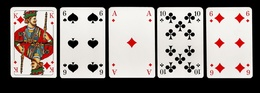
%> input picture src/Example_Input.jpeg, 260 x 93 px, shrunk from 1683 x 603 before the run
$ octave --eval "result = detectCards('Example_Input.jpeg');"   (GNU Octave 9; MATLAB toolbox functions it lacks are replaced by stand-ins)
%> lines starting %> are read from the running program, lines starting %| are printed output that depends on the picture; in (x1, y1, x2, y2) boxes, pixels count from 0 and x2, y2 are one past the last pixel; in counts of white or black regions, pixels touching at a corner belong together; the program's own positions count from 1
### src/gauss.m
function [ smoothedIm ] = gauss( inputIm, filtersize, sigma )
%GAUSS smoothes the input image.
%   GAUSS(FILENAME, FILTERSIZE, SIGMA)  smoothes the input image using a
%                                       gaussian filter with a FILTERSIZE
%                                       for both rows and columns and a
%                                       specified SIGMA.
%                                       FILTERSIZE must be a positive,
%                                       odd number.
%                                       SIGMA must be a positive number.

%Make filtersize uneven, if needed
if mod(filtersize,2) == 0
    filtersize = filtersize+1;
end

%Calculate position of middle
kernel = zeros(filtersize);
middle = (filtersize+1)/2;

%Creating the filter kernel
for x = 1:filtersize
    for y = 1:filtersize
        kernel(x,y) = exp(-((x-middle)^2 + (y-middle)^2)/(2*sigma^2));
    end
end

%sum of elements in kernel should be 1
kernSum = sum(kernel(:));
kernel(:) = kernel(:)./kernSum;

%Create a resizedIm, which is the inputIm with replicated border, to avoid
%edge problems.
[rows, columns, channels] = size(inputIm);
borderSize = middle-1;
resizedIm = padarray(inputIm, [borderSize borderSize], 'replicate');

result = zeros(size(inputIm));


%Iterate over all pixels and convolute them with the kernel. Store the sum
%of convolution in result
for c = 1:channels
    for x = (borderSize+1):(rows+borderSize)
        for y = (borderSize+1):(columns+borderSize)
            extractedArea = resizedIm((x-borderSize):(x+borderSize), (y-borderSize):(y+borderSize), c);
            convolution = kernel .* extractedArea;
            result((x-borderSize),(y-borderSize), c) = sum(convolution(:));
        end
    end
end

smoothedIm = result;

end

### src/threshOtsu.m
function threshold = threshOtsu(grayIm)
% Otsu's method is used to seperate backgound and foreground.
% We want to find a threshold, where the means of the foreground and
% background differ the most. Thus we want to maximize the variance between
% the classes and minimize the variance within the classes.
%
% Parameter: a grayscale image
% Returnvalue: the threshold
%
% inspired by:
% https://en.wikipedia.org/wiki/Otsu%27s_method
% http://www.labbookpages.co.uk/software/imgProc/otsuThreshold.html
% [Bur13] Principles of Digital Image Processing, Advanced Methods
%
% Author: Thomas Anderl


%getPixels
[rows, columns, ~] = size(grayIm);
numPixels = rows*columns;

%getHistogram
[histoValues] = imhist(grayIm);

sumB = 0; %represents the current sum of the brightness in the background
pixB = 0; %represents the sum of the pixels in the current background
maxVariance = 0.0; %variance between the background and foreground
%maximum between the classes has the same result as minimum within classes

sumBrightness = sum((0:255).*histoValues.'); % sum of the brightness
for brightnessItt=1:256
    pixB = pixB + histoValues(brightnessItt); %num of pixels in background
    if (pixB == 0)
        continue;
    end
    pixF = numPixels - pixB; %num of pixels in foreground
    if (pixF == 0)
        break;
    end
    sumB = sumB +  (brightnessItt-1) * histoValues(brightnessItt);
    meanB = sumB / pixB; %mean brightness of the background
    meanF = (sumBrightness - sumB) / pixF; %mean brightness of the foreground

    diffMeanBrightness = meanB-meanF;
    variance = pixB * pixF * (diffMeanBrightness*diffMeanBrightness); %variance
    if ( variance > maxVariance )
        threshold = brightnessItt / 256; %saves the grayValue for the threshold
        maxVariance = variance; %saves the current variance as the new maximum
    end
end
end

### src/ccl.m
function [ labels, numLabel ] = ccl( binaryIm )
% CCL Connected component labeling in a 2D binary image for an 8-neighbourhood.
%   [LABELS, NUMLABELS] = CCL(BINARYIM) creates the new labeled image
%                           LABELS. Each identified region is succesively
%                           labeled with an integer, starting with 1. The
%                           background (i.e., black in the original image)
%                           is not taken into account for the labeling and
%                           therefore remains 0.
%


beenThere = false(size(binaryIm)); % buffer for already visited pixels
[rows, cols] = size(binaryIm);
labels = zeros(rows, cols); % the output image
numLabel = 1;

% iterate over all pixels
for row = 1 : rows
    for col = 1 : cols
        % background is ignored
        if binaryIm(row,col) == 0
            beenThere(row,col) = true;

        elseif beenThere(row,col)
            % already been there, nothing to check
            continue;

        else

            % make a stack on the current pixel pos
            stack = [row col];

            % depth-first floodfill labeling
            while ~isempty(stack)
                % pop from stack by taking the first row
                pos = stack(1,:);
                stack(1,:) = [];

                % skip this pixel if already been there
                if beenThere(pos(1),pos(2))
                    continue;
                end

                % been there and label
                beenThere(pos(1),pos(2)) = true;
                labels(pos(1),pos(2)) = numLabel;

                % take the 8 neighbourhood
                [locs_y, locs_x] = meshgrid(pos(2)-1:pos(2)+1, pos(1)-1:pos(1)+1);
                locs_y = locs_y(:);
                locs_x = locs_x(:);

                % delete out of bound indices
                outOfBound = locs_x < 1 | locs_x > rows | locs_y < 1 | locs_y > cols;

                locs_y(outOfBound) = [];
                locs_x(outOfBound) = [];

                % delete pixels we already been to
                is_visited = beenThere(sub2ind([rows cols], locs_x, locs_y));

                locs_y(is_visited) = [];
                locs_x(is_visited) = [];

                % delete all background pixel positions
                is_1 = binaryIm(sub2ind([rows cols], locs_x, locs_y));
                locs_y(~is_1) = [];
                locs_x(~is_1) = [];

                % the rest has to be visited and therefore stacked
                stack = [stack; [locs_x locs_y]];
            end

            % region has been labeled, increment the label couner
            numLabel = numLabel + 1;
        end
    end
 end


end

### src/detectCards.m

function [cards, annotIm] = detectCards(filename, varargin)
%> called with filename = 'Example_Input.jpeg'
% DETECTCARDS Detects playing cards in an image,
%               annotates them with their rank and value,
%               and stores the segmented images in a cell array.
%   CARDS = DETECTCARDS(FILENAME)    reads the image specified by FILENAME
%                           in either .png, .tiff or .jpeg format
%                           as an input and prints the card values as
%                           textual output to the console.
%
%   [CARDS, ANNOTIM] = DETECTCARDS(FILENAME)    additionally stores the
%                           annotated image.
%
%   FILENAME                the name of the image file from which the cards
%                           are to be detected as a string.
%
%   opt. FASTMODE           add 'fastMode' as argument to use built in
%                           MATLAB functions to increase performance speed
%
%   opt. SHOWCARDS          add 'showCards' as argument to create a new
%                           figure and show each segmented card.
%
%   opt. DEBUGMODE          add 'debugMode' as argument to show the
%                           bounding boxes of the detected symbol and value
%                           in the annotated image.
%
%
% see also: DETECTCARDVALUE, DETECTSYMBOL.

% Authors: Christopher Dick (0946375), Timon Höbert(1427936)


%% Preprocessing

% check arguments

narginchk(1, 4);

fastMode = false;
showCards = false;
debugMode = false;

for i = 1:(nargin-1)
    if strcmp(varargin{i}, 'fastMode')
             fastMode = true;
    elseif strcmp(varargin{i}, 'showCards')
             showCards = true;
    elseif strcmp(varargin{i}, 'debugMode')
             debugMode = true;
    end
end


% Read in the image file and convert to grey scale
if ~exist(filename, 'file');
    error(['The specified file "%s" does not exist ' ...
            'within the MATLAB environment. \n' ...
        'Please check your input again.'], filename)
end

%  check image if already in double type, if not: convert
originalIm = imread(filename);
%> originalIm is the input picture: size 93x260x3 uint8; mean R, G, B 143.3, 135.3, 131.6
if ~isfloat(originalIm)
    originalIm = im2double(originalIm);
%> originalIm: size 93x260x3 double
end

% check if read is intensity image, convert if not
if ndims(originalIm) > 2;
    greyIm = rgb2gray(originalIm);
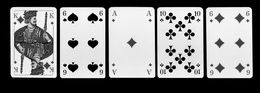
%> greyIm: size 93x260 double; min 0, max 1, mean 0.538
else
    greyIm = originalIm;
end

% smooth the image with a gaussian filter to remove noise
% Create a binary image by threholding with Otsu against background

if fastMode == true
    % built in MATLAB-Function for deubgging

    smoothedIm = imfilter(greyIm,fspecial('gaussian',9,0.5));
    %smoothedIm = imgaussfilt(greyIm, 'filtersize', 9);
    thld = graythresh(smoothedIm);
else
    smoothedIm = gauss(greyIm, 9, 0.5);
%> in gauss, `resizedIm = padarray(inputIm, [borderSize borderSize], 'replicate');`:
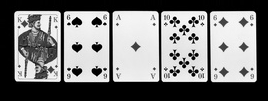
%> resizedIm: size 101x268 double; min 0, max 1, mean 0.481
%> after the loop in gauss, `for c = 1:channels`:
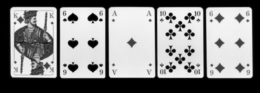
%> result: size 93x260 double; min 0, max 0.97, mean 0.538
    thld = threshOtsu(smoothedIm);
%> in threshOtsu, `[histoValues] = imhist(grayIm);`: histoValues = 256 values, max 4521 at index 1, min 0 at index 249, mean 94.45
%> in threshOtsu, `sumBrightness = sum((0:255).*histoValues.');`: sumBrightness = 3318792
%> the loop in threshOtsu, `for brightnessItt=1:256` made 248 passes
%> (pixB, pixF, sumB, meanB, meanF, diffMeanBrightness, maxVariance) on passes 1 to 12: (4521, 19659, 0, 0, 168.8, -168.8, 2.53e+12), (5798, 18382, 1277, 0.22, 180.5, -180.3, 3.46e+12), (6161, 18019, 2003, 0.325, 184.1, -183.7, 3.75e+12), (6391, 17789, 2693, 0.421, 186.4, -186, 3.93e+12), (6502, 17678, 3137, 0.482, 187.6, -187.1, 4.02e+12), (6611, 17569, 3682, 0.557, 188.7, -188.1, 4.11e+12), (6688, 17492, 4144, 0.62, 189.5, -188.9, 4.17e+12), (6725, 17455, 4403, 0.655, 189.9, -189.2, 4.2e+12), (6754, 17426, 4635, 0.686, 190.2, -189.5, 4.23e+12), (6836, 17344, 5373, 0.786, 191, -190.3, 4.29e+12), (6903, 17277, 6043, 0.875, 191.7, -190.9, 4.34e+12), (6960, 17220, 6670, 0.958, 192.3, -191.4, 4.39e+12)
%> after the loop in threshOtsu, `for brightnessItt=1:256`: maxVariance = 5.86e+12; pixB = 24180; sumB = 3317063; threshold = 0.484
%> thld = 0.484
end

% [7 lines of commented-out code are left out]

binaryIm = false(size(smoothedIm));
binaryIm(smoothedIm > thld) = 1;
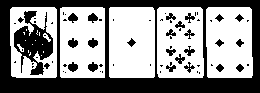
%> binaryIm: size 93x260 logical; 57% white; 71 black regions (45 under 20 px)


%% Segmentation of the cards

% Detect cards by connected component labeling

if fastMode == true
    [labeledIm, ~] = bwlabel(binaryIm);
else
    [labeledIm, ~] = ccl(binaryIm);
%> after the loop in ccl, `for row = 1 : rows`: beenThere: size 93x260 logical; every value is 1
%> after the loop in ccl, `for row = 1 : rows`:
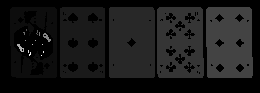
%> labels: size 93x260 double; min 0, max 19, mean 1.83; drawn with min black and max white
%> after the loop in ccl, `for row = 1 : rows`: is_1 = [false; false; false; false]; is_visited = [true; true; false; true; true; false; true; false; false]; numLabel = 20; outOfBound = [false; false; false; false; false; false; false; false; false]; pos = [56 42]
end

rp = regionprops(labeledIm, 'BoundingBox');
%> rp = 19 regions; largest, box (x1, y1, x2, y2): (10, 7, 57, 78), (157, 7, 204, 78), (206, 7, 253, 78), (109, 7, 155, 78), (60, 7, 105, 78)
aspectWidth = 62;
aspectHeight = 88;

% preallocate the cell array for the cards,
% we do not expect more than 10 cards
cards = cell(1, 10);
areas = zeros(size(rp));

% calculate the area of the bbox for each label
for i = 1:length(areas)
    a = rp(i).BoundingBox;
    areas(i) = a(3) * a(4);
end
%> this loop made 19 passes
%> a on passes 1 to 12: [10.5 7.5 47 71], [60.5 7.5 45 71], [109.5 7.5 46 71], [157.5 7.5 47 71], [206.5 7.5 47 71], [26.5 29.5 1 2], [36.5 30.5 2 5], [23.5 32.5 2 3], [39.5 32.5 1 4], [43.5 33.5 8 9], [25.5 40.5 1 1], [35.5 40.5 1 1]
%> after the loop, areas = 19 values, max 3337 at index 1, min 1 at index 11, mean 875.8
clear a;
% sort labels by area, biggest, i.e., cards are first
%> (the run ends here)

$ run again, on src/Template_Spades.jpeg
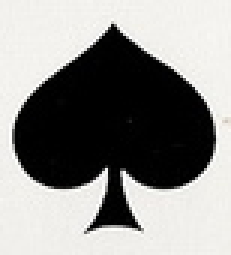
%> input picture src/Template_Spades.jpeg, 77 x 85 px (shown 3 times larger)
%> in detectCards, originalIm is the input picture: size 85x77x3 uint8; mean R, G, B 143.4, 142.8, 140.5
%> originalIm: size 85x77x3 double
%> after the loop in gauss, `for c = 1:channels`:
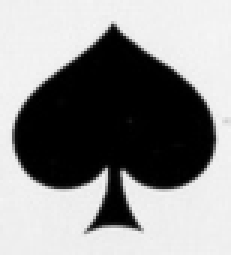
%> result: size 85x77 double (shown 3 times larger); min 0, max 0.964, mean 0.56
%> histoValues = 256 values, max 1169 at index 1, min 0 at index 48, mean 25.57
%> sumBrightness = 934323
%> the loop in threshOtsu, `for brightnessItt=1:256` made 247 passes
%> (pixB, pixF, sumB, meanB, meanF, diffMeanBrightness, maxVariance) on passes 1 to 8: (1169, 5376, 0, 0, 173.8, -173.8, 1.9e+11), (1886, 4659, 717, 0.38, 200.4, -200, 3.52e+11), (2145, 4400, 1235, 0.576, 212.1, -211.5, 4.22e+11), (2253, 4292, 1559, 0.692, 217.3, -216.6, 4.54e+11), (2310, 4235, 1787, 0.774, 220.2, -219.4, 4.71e+11), (2342, 4203, 1947, 0.831, 221.8, -221, 4.81e+11), (2361, 4184, 2061, 0.873, 222.8, -221.9, 4.87e+11), (2377, 4168, 2173, 0.914, 223.6, -222.7, 4.91e+11)
%> after the loop in threshOtsu, `for brightnessItt=1:256`: maxVariance = 5.55e+11; pixB = 6545; sumB = 933585; threshold = 0.477
%> in detectCards, `binaryIm(smoothedIm > thld) = 1;`:
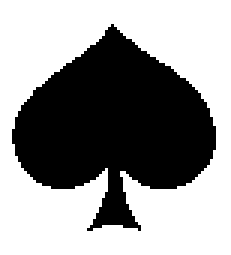
%> binaryIm: size 85x77 logical (shown 3 times larger); 59.1% white; 1 black region, box (x1, y1, x2, y2) and area: (4, 8, 72, 77) 2674
%> after the loop in ccl, `for row = 1 : rows`: is_visited = [true; true; true; true]; numLabel = 2; outOfBound = [false; false; true; false; false; true; true; true; true]; pos = [85 77]
%> rp = 1 region; box (x1, y1, x2, y2): (0, 0, 77, 85)
%> the loop in detectCards, `for i = 1:length(areas)` made 1 pass
%> a on pass 1: [0.5 0.5 77 85]
